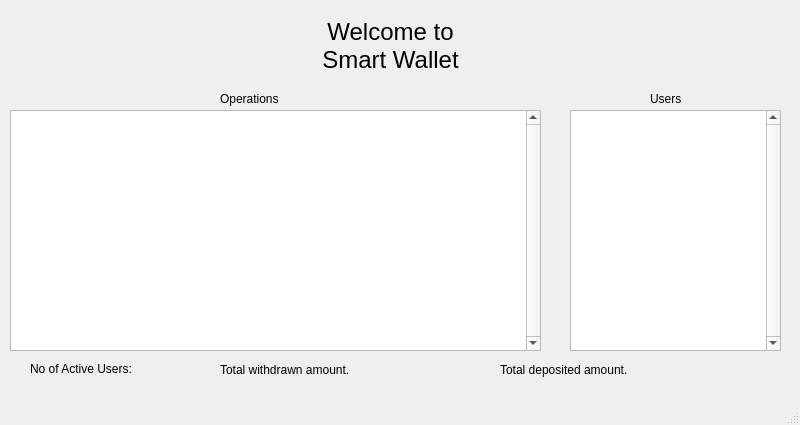
<?xml version="1.0" encoding="UTF-8"?>
<ui version="4.0">
 <class>MainWindow</class>
 <widget class="QMainWindow" name="MainWindow">
  <property name="geometry">
   <rect>
    <x>0</x>
    <y>0</y>
    <width>800</width>
    <height>425</height>
   </rect>
  </property>
  <property name="windowTitle">
   <string>Server</string>
  </property>
  <widget class="QWidget" name="centralwidget">
   <widget class="QListWidget" name="OperationLogs">
    <property name="geometry">
     <rect>
      <x>10</x>
      <y>110</y>
      <width>531</width>
      <height>241</height>
     </rect>
    </property>
    <property name="verticalScrollBarPolicy">
     <enum>Qt::ScrollBarAlwaysOn</enum>
    </property>
    <property name="isWrapping" stdset="0">
     <bool>false</bool>
    </property>
    <property name="wordWrap">
     <bool>false</bool>
    </property>
    <property name="selectionRectVisible">
     <bool>true</bool>
    </property>
   </widget>
   <widget class="QListWidget" name="UsersLog">
    <property name="geometry">
     <rect>
      <x>570</x>
      <y>110</y>
      <width>211</width>
      <height>241</height>
     </rect>
    </property>
    <property name="verticalScrollBarPolicy">
     <enum>Qt::ScrollBarAlwaysOn</enum>
    </property>
    <property name="isWrapping" stdset="0">
     <bool>false</bool>
    </property>
    <property name="wordWrap">
     <bool>false</bool>
    </property>
    <property name="selectionRectVisible">
     <bool>true</bool>
    </property>
   </widget>
   <widget class="QLabel" name="label">
    <property name="geometry">
     <rect>
      <x>300</x>
      <y>10</y>
      <width>181</width>
      <height>71</height>
     </rect>
    </property>
    <property name="font">
     <font>
      <pointsize>18</pointsize>
     </font>
    </property>
    <property name="text">
     <string>Welcome to Smart Wallet</string>
    </property>
    <property name="alignment">
     <set>Qt::AlignCenter</set>
    </property>
    <property name="wordWrap">
     <bool>true</bool>
    </property>
   </widget>
   <widget class="QLabel" name="label_2">
    <property name="geometry">
     <rect>
      <x>220</x>
      <y>90</y>
      <width>101</width>
      <height>17</height>
     </rect>
    </property>
    <property name="text">
     <string>Operations</string>
    </property>
   </widget>
   <widget class="QLabel" name="label_3">
    <property name="geometry">
     <rect>
      <x>650</x>
      <y>90</y>
      <width>101</width>
      <height>17</height>
     </rect>
    </property>
    <property name="text">
     <string>Users</string>
    </property>
   </widget>
   <widget class="QLabel" name="label_5">
    <property name="geometry">
     <rect>
      <x>30</x>
      <y>360</y>
      <width>141</width>
      <height>17</height>
     </rect>
    </property>
    <property name="text">
     <string>No of Active Users: </string>
    </property>
   </widget>
   <widget class="QLabel" name="ActiveUsers">
    <property name="geometry">
     <rect>
      <x>170</x>
      <y>360</y>
      <width>81</width>
      <height>17</height>
     </rect>
    </property>
    <property name="text">
     <string/>
    </property>
   </widget>
   <widget class="QWidget" name="layoutWidget">
    <property name="geometry">
     <rect>
      <x>500</x>
      <y>360</y>
      <width>272</width>
      <height>19</height>
     </rect>
    </property>
    <layout class="QHBoxLayout" name="horizontalLayout_3">
     <item>
      <widget class="QLabel" name="Label">
       <property name="text">
        <string>Total deposited amount.</string>
       </property>
      </widget>
     </item>
     <item>
      <widget class="QLabel" name="TotalDeposited">
       <property name="text">
        <string/>
       </property>
      </widget>
     </item>
    </layout>
   </widget>
   <widget class="QWidget" name="">
    <property name="geometry">
     <rect>
      <x>220</x>
      <y>360</y>
      <width>264</width>
      <height>19</height>
     </rect>
    </property>
    <layout class="QHBoxLayout" name="horizontalLayout">
     <item>
      <widget class="QLabel" name="label_4">
       <property name="text">
        <string>Total withdrawn amount.</string>
       </property>
      </widget>
     </item>
     <item>
      <widget class="QLabel" name="TotalWithdraw">
       <property name="text">
        <string/>
       </property>
      </widget>
     </item>
    </layout>
   </widget>
  </widget>
  <widget class="QMenuBar" name="menubar">
   <property name="geometry">
    <rect>
     <x>0</x>
     <y>0</y>
     <width>800</width>
     <height>22</height>
    </rect>
   </property>
  </widget>
  <widget class="QStatusBar" name="statusbar">
   <property name="enabled">
    <bool>true</bool>
   </property>
  </widget>
 </widget>
 <resources/>
 <connections/>
</ui>
